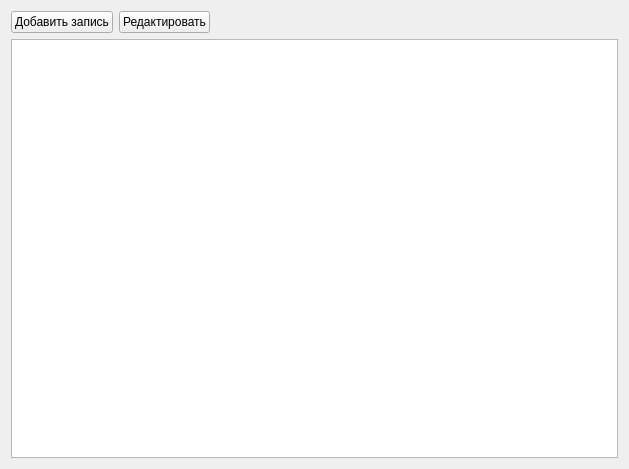
<?xml version="1.0" encoding="UTF-8"?>
<ui version="4.0">
 <class>Form</class>
 <widget class="QWidget" name="Form">
  <property name="geometry">
   <rect>
    <x>0</x>
    <y>0</y>
    <width>629</width>
    <height>469</height>
   </rect>
  </property>
  <property name="windowTitle">
   <string>Кофе</string>
  </property>
  <layout class="QVBoxLayout" name="verticalLayout">
   <item>
    <layout class="QHBoxLayout" name="horizontalLayout">
     <item>
      <widget class="QPushButton" name="btn_add">
       <property name="text">
        <string>Добавить запись</string>
       </property>
      </widget>
     </item>
     <item>
      <widget class="QPushButton" name="btn_edit">
       <property name="text">
        <string>Редактировать</string>
       </property>
      </widget>
     </item>
     <item>
      <spacer name="horizontalSpacer">
       <property name="orientation">
        <enum>Qt::Horizontal</enum>
       </property>
       <property name="sizeHint" stdset="0">
        <size>
         <width>40</width>
         <height>20</height>
        </size>
       </property>
      </spacer>
     </item>
    </layout>
   </item>
   <item>
    <widget class="QTableWidget" name="table">
     <property name="selectionMode">
      <enum>QAbstractItemView::SingleSelection</enum>
     </property>
     <property name="selectionBehavior">
      <enum>QAbstractItemView::SelectRows</enum>
     </property>
    </widget>
   </item>
  </layout>
 </widget>
 <resources/>
 <connections/>
</ui>
